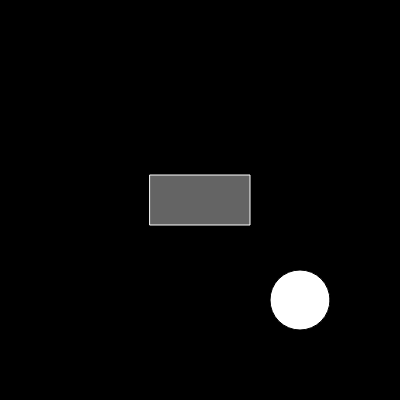
Frame 1 (no input)
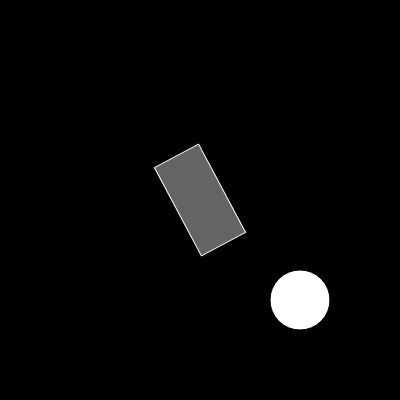
Frame 60 (no input)
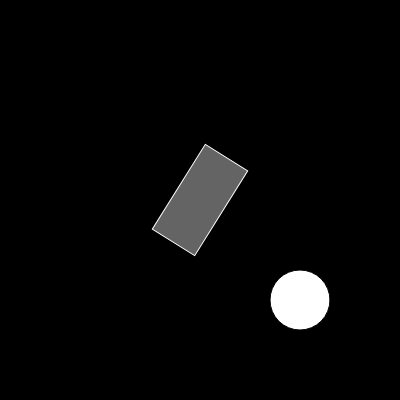
Frame 120 (the mouse pressed at the canvas centre since frame 60)

The p5.js sketch that drew these frames (run headless with seeded random() and noise() and a simulated clock; from frame 60 on, the mouse is pressed at the canvas centre):

// p5.js sketch
// ── sketch.js
// translate()
// rotate()
// scale()
// push()
// pop()
let angle = 0;
// let x = 50;
// let y = 50;
function setup() {
	createCanvas(400,400);
	angleMode(DEGREES);
	rectMode(CENTER);
}

function draw() {
	background(0);

	push(); //save
	translate(200, 200);
	scale(1, -1);
	rotate(angle);
	stroke(255);
	fill(100);
	rect(0, 0, 100, 50);
	pop(); // restore

	ellipse(300, 300, 60, 60);
	angle = angle + 2;

}
